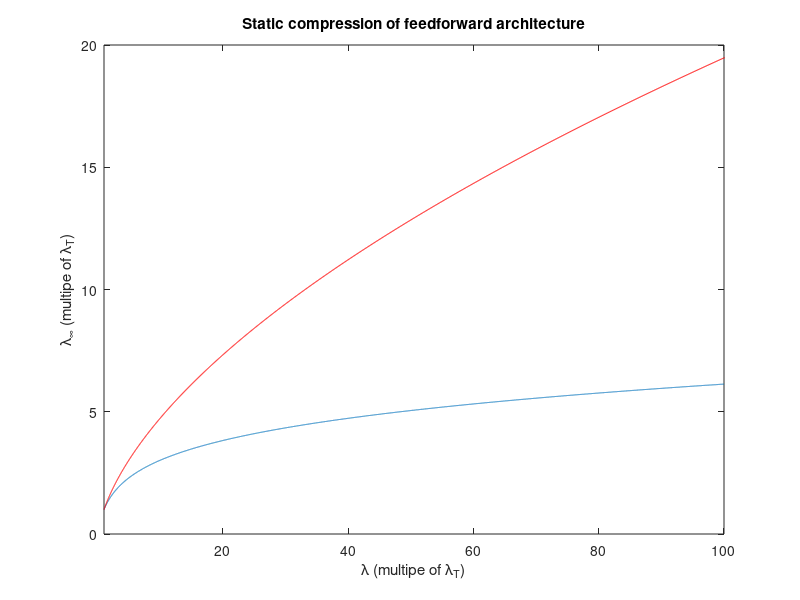

Recreate this plot in MATLAB.
% problem 2

r0 = 100000;
lambda_t=1;


% feedforward
input_level = (1:0.01:100);
rp = r0 .* (input_level/lambda_t).^(-0.75);
gain = 2*rp./(r0+rp);
ff_output = input_level.*gain;
plot(input_level,ff_output);
xlabel('\lambda (multipe of \lambda_T)');
ylabel('\lambda_\infty (multipe of \lambda_T)');
title('Static compression of feedforward architecture');
% semilogx(20*log(lambda)/log(10),ff_output);

%feedback
hold on;
out = (1: 0.01 : 100);
input_estimate = ((out + lambda_t^(-0.75)*out.^(1.75))./2);
plot(input_estimate, out, 'r');
axis([1 100 0 20]);